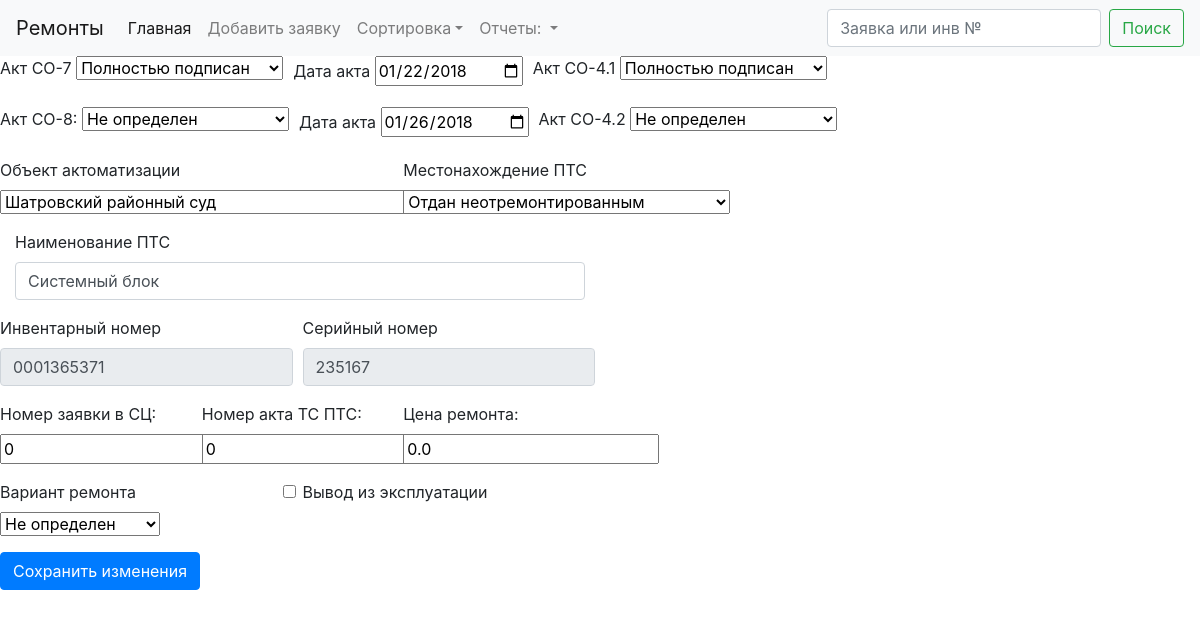
The app's page /edit/20 with its own data.
### akts/models.py (models this page shows, shortened)
class Tickets(db.Model):
    id = db.Column(db.Integer, primary_key=True)
    localticket = db.Column(db.Integer)
    hotlineticket = db.Column(db.Integer)
    aktco7mode = db.Column(db.Integer)
    aktco7changedate = db.Column(db.Date)
    aktco7date = db.Column(db.Date)
    aktco8mode = db.Column(db.Integer)
    aktco8changedate = db.Column(db.Date)
    aktco8date = db.Column(db.Date)
    aktco41mode = db.Column(db.Integer)
    aktco42mode = db.Column(db.Integer)
    lowcourtcode = db.Column(db.String(8))
    serviceprovider = db.Column(db.Integer)
    serviceproviderdate = db.Column(db.Date)
    location = db.Column(db.Integer)
    locationdate = db.Column(db.Date)
    name = db.Column(db.String(50))
    inventnumder = db.Column(db.String(12))
    serialnumber = db.Column(db.String(12))
    serviceticket = db.Column(db.Integer)
    serviceakt = db.Column(db.Integer)
    serviceprice = db.Column(db.Float)
    remark = db.Column(db.String(50))
    typeofequipment = db.Column(db.Integer)
    dead = db.Column(db.Boolean)
    akt_priemki = db.Column(db.Integer)

### akts/views.py (the view, shortened to what this page needs)
@app.route('/edit/<local>', methods=['GET', 'POST'])
def edit(local):
    listlocation = [{'val': location.id, 'name' : location.name} for location in models.Location.query.all()]
    listmode = [{'val': actmode.id, 'name' : actmode.name} for actmode in models.ActMode.query.all()]
    listprovider = [{'val': provider.id, 'name' : provider.name} for provider in models.ServiceProvider.query.all()]
    listlow = [{'val': low.code, 'name' : low.name} for low in models.LowCourt.query.all()]
    ticket = models.Tickets.query.filter_by(localticket = local).first()
    return render_template("edit.html",ticket = ticket,listmode = listmode,listlow = listlow,listprovider = listprovider,listlocation = listlocation)

### akts/templates/edit.html
{% extends "base.html" %}
{% block content %}
    <form method="post">
        <div class="form-row">
            <div class="form-group col-auto">
                <label>Акт СО-7</label>
                <select name="aktco7mode">
                    {% for mode in listmode %}
                        {% if mode.val == ticket.aktco7mode  %}
                            <option value="{{ mode.val }}" selected>{{ mode.name }}</option>
                        {% else %}
                            <option value="{{ mode.val }}">{{ mode.name }}</option>
                        {% endif %}
                    {% endfor %}
                </select>
            </div>
            <div class="form-group col-auto">
                <label>Дата акта</label>
                <input type="date" name="aktco7date" value="{{ticket.aktco7date }}">
            </div>
            <div class="form-group col-auto">
                <label>Акт СО-4.1</label>
                <select name="aktco41mode">
                    {% for mode in listmode %}
                        {% if mode.val == ticket.aktco41mode %}
                            <option value="{{ mode.val }}" selected>{{ mode.name }}</option>
                        {% else %}
                            <option value="{{ mode.val }}">{{ mode.name }}</option>
                        {% endif %}
                    {% endfor %}
                </select>
            </div>
        </div>
        <div class="form-row">
            <div class="form-group col-auto">
                <label>Акт СО-8:</label>
                <select name="aktco8mode">
                    {% for mode in listmode %}
                        {% if mode.val == ticket.aktco8mode %}
                            <option value="{{ mode.val }}" selected>{{ mode.name }}</option>
                        {% else %}
                            <option value="{{ mode.val }}">{{ mode.name }}</option>
                        {% endif %}
                    {% endfor %}
                </select>
            </div>
            <div class="form-group col-auto">
                <label>Дата акта</label>
                <input type="date" name="aktco8date" value="{{ ticket.aktco8date }}">
            </div>
            <div class="form-group col-auto">
                <label>Акт СО-4.2</label>
                <select name="aktco42mode">
                    {% for mode in listmode %}
                        {% if mode.val == ticket.aktco42mode %}
                            <option value="{{ mode.val }}" selected>{{ mode.name }}</option>
                        {% else %}
                            <option value="{{ mode.val }}">{{ mode.name }}</option>
                        {% endif %}
                    {% endfor %}
                </select>
            </div>
        </div>
        <div class="form-row">
        <div class="form-group col-md-4">
            <label for="lowcourtcode">Объект актоматизации</label>
            <select name="lowcourtcode" id="lowcourtcode">
            {% for low in listlow %}
                {% if low.val == ticket.lowcourtcode %}
                    <option value="{{ low.val }}" selected>{{ low.name }}</option>
                {% else %}
                    <option value="{{ low.val }}">{{ low.name }}</option>
                {% endif %}
            {% endfor %}
            </select>
        </div>
        <div class="form-group col-md-3">
            <label for="location">Местонахождение ПТС</label>
            <select name="location">
            {% for loc in listlocation %}
                {% if loc.val == ticket.location %}
                    <option value="{{ loc.val }}" selected>{{ loc.name }}</option>
                {% else %}
                    <option value="{{ loc.val }}">{{ loc.name }}</option>
                {% endif %}
            {% endfor %}
            </select>
        </div>
        </div>
        <div class="form-group col-md-6">
            <label for="inventnumder">Наименование ПТС</label>
            <input type="text" class="form-control" id="inventnumder" name="name" value="{{ ticket.name }}">
        </div>
        <div class="form-row">
        <div class="form-group col-md-3">
            <label for="inventnumder">Инвентарный номер</label>
            <input type="text" disabled class="form-control" id="inventnumder" name="inventnumder" value="{{ ticket.inventnumder }}">
        </div>
        <div class="form-group col-md-3 ">
            <label for="inventnumder">Серийный номер</label>
            <input type="text" disabled class="form-control" id="serialnumber" name="serialnumber" value="{{ ticket.serialnumber }}">
        </div>
        </div>
        <div class="form-row">
            <div class="form-group col-md-2">
                <label>Номер заявки в СЦ:</label>
                <input type="number" name="serviceticket" value="{{ticket.serviceticket }}">
            </div>
            <div class="form-group col-md-2">
                <label>Номер акта ТС ПТС:</label>
                <input type="number" name="serviceakt" value="{{ticket.serviceakt }}">
            </div>
            <div class="form-group col-md-2">
                <label>Цена ремонта:</label>
                <input type="number" name="serviceprice" value="{{ticket.serviceprice }}">
            </div>
        </div>
        <div class="form-row">
         <div class="form-group col-md-3">
            <label for="serviceprovider">Вариант ремонта</label>
            <select name="serviceprovider" id="serviceprovider">
            {% for prov in listprovider %}
                {% if prov.val == ticket.serviceprovider %}
                    <option value="{{ prov.val }}" selected>{{ prov.name }}</option>
                {% else %}
                    <option value="{{ prov.val }}">{{ prov.name }}</option>
                {% endif %}
            {% endfor %}
            </select>
        </div>
        <div class="form-check col-md-2">
            <input class="form-check-input" type="checkbox" value="" id="dead" name="dead">
            <label class="form-check-label" for="dead">Вывод из эксплуатации</label>
        </div>
        </div>
         <p><input class="btn btn-primary" type="submit" name="addticket" value="Сохранить изменения">
    </form>
{% endblock %}

### records on screen
Tickets: aktco7date "01/22/2018", aktco8date "01/26/2018", name "Системный блок", inventnumder "0001365371", serialnumber "235167", serviceticket "0", serviceakt "0", serviceprice "0.0"

### other values on screen
form field aktco7mode "Полностью подписан"
form field aktco41mode "Полностью подписан"
form field aktco8mode "Не определен"
form field aktco42mode "Не определен"
form field lowcourtcode "Шатровский районный суд"
form field location "Отдан неотремонтированным"
form field serviceprovider "Не определен"
